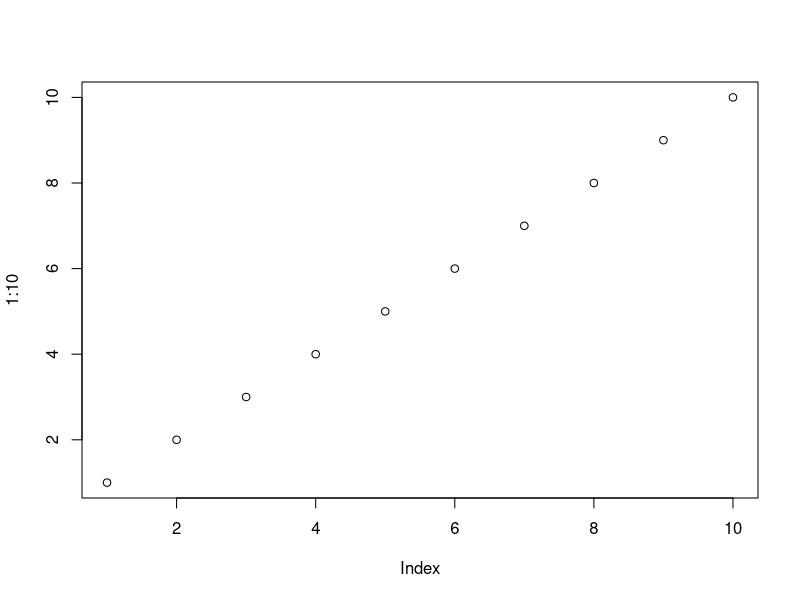
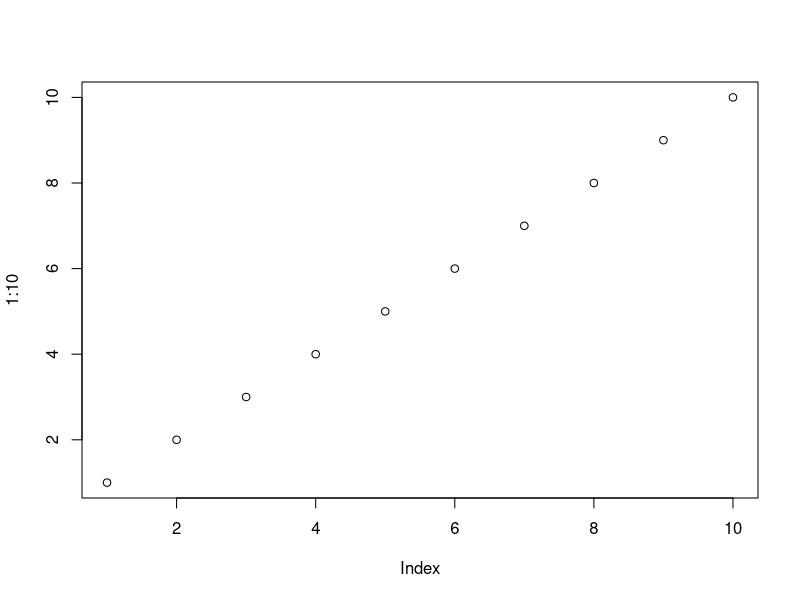
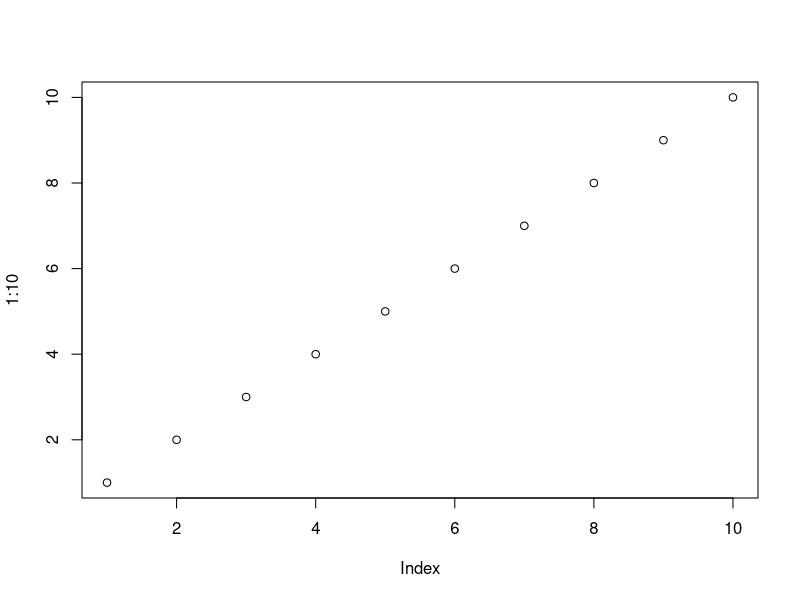

Here is the R script that generated these plots, in order:
## ---- chunk 1
plot(1:10)
## ---- chunk 2
#| echo: false
plot(1:10)
## ---- chunk 3
#| fig-height: 6
#| fig-width: 4
#| fig-align: center
#| fig-cap: Un beau graphique ! 
#| code-fold: true
plot(1:10)
